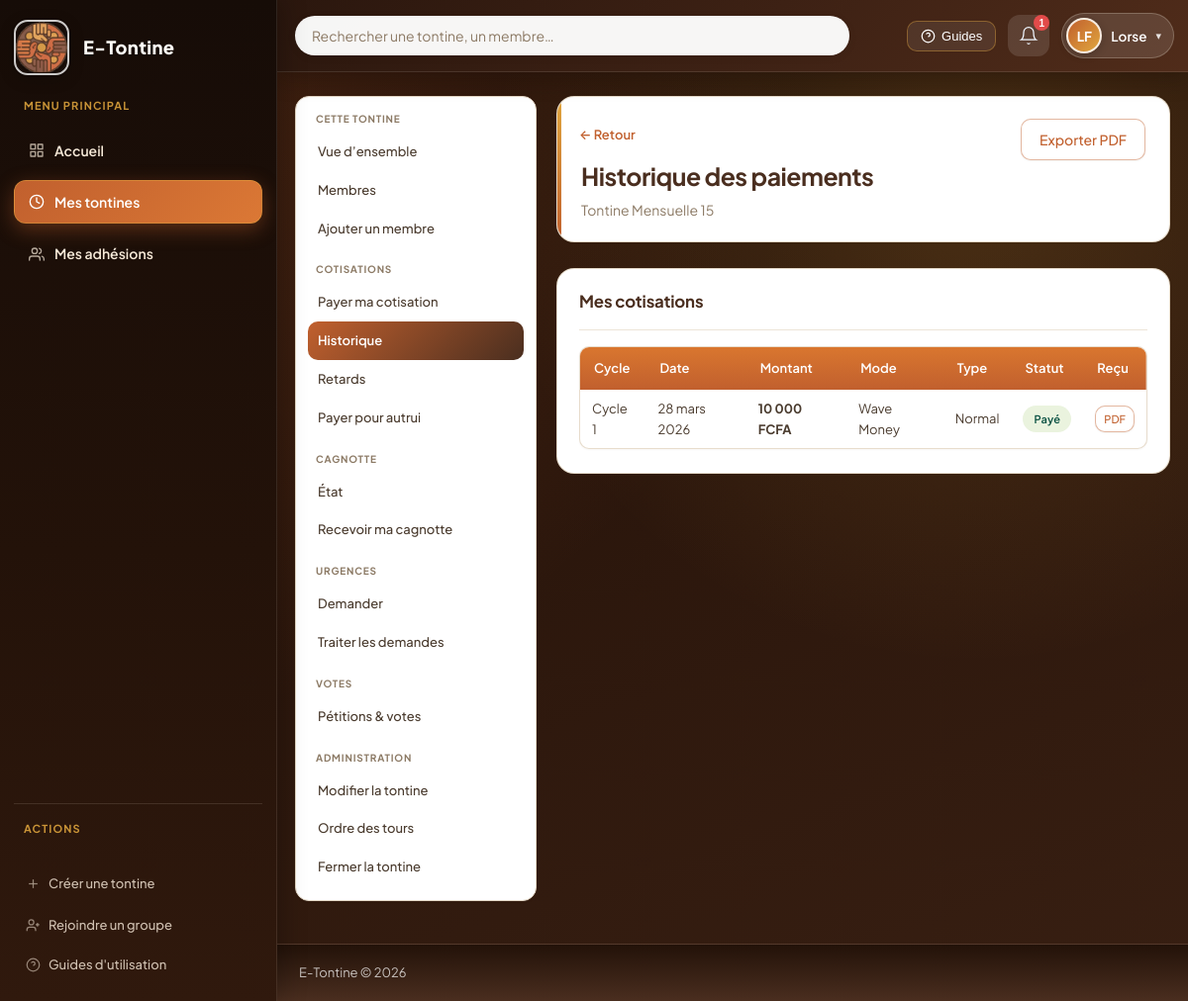
Screenshot of /pages/cotisations/historique.php?tontine=2 (signed in) with the database file from the repository.
### tables this page shows
CREATE TABLE tontines (
    id              INT UNSIGNED AUTO_INCREMENT PRIMARY KEY,
    nom             VARCHAR(150)        NOT NULL,
    description     TEXT                NULL,
    montant_cotisation DECIMAL(12,2)    NOT NULL,
    frequence       ENUM('hebdomadaire','mensuelle','trimestrielle') NOT NULL DEFAULT 'mensuelle',
    echeance_jour_semaine TINYINT UNSIGNED NULL DEFAULT NULL,
    echeance_jour_mois TINYINT UNSIGNED NULL DEFAULT NULL,
    nombre_max_membres SMALLINT UNSIGNED NOT NULL DEFAULT 10,
    statut          ENUM('active','fermee','suspendue','brouillon') NOT NULL DEFAULT 'active',
    cycles_completes_ce_tour INT UNSIGNED NOT NULL DEFAULT 0,
    numero_tour_actuel       INT UNSIGNED NOT NULL DEFAULT 1,
    tour_complet_en_attente  TINYINT(1)   NOT NULL DEFAULT 0,
    createur_id     INT UNSIGNED        NOT NULL,
    amende_par_jour DECIMAL(10,2)       DEFAULT 0,
    amende_delai_grace INT              DEFAULT 0,
    amendes_activees TINYINT            DEFAULT 0,
    date_creation   DATETIME            NOT NULL DEFAULT CURRENT_TIMESTAMP,
    date_fermeture  DATETIME            NULL,
    CONSTRAINT fk_tontine_createur FOREIGN KEY (createur_id) REFERENCES utilisateurs(id) ON DELETE RESTRICT
);

CREATE TABLE paiements (
    id              INT UNSIGNED AUTO_INCREMENT PRIMARY KEY,
    tontine_id      INT UNSIGNED        NOT NULL,
    cycle_id        INT UNSIGNED        NOT NULL,
    payeur_id       INT UNSIGNED        NOT NULL,
    beneficiaire_id INT UNSIGNED        NOT NULL,
    montant         DECIMAL(12,2)       NOT NULL,
    type_paiement   ENUM('normal','pour_autrui') NOT NULL DEFAULT 'normal',
    mode_paiement   ENUM('wave','orange_money','especes') NOT NULL DEFAULT 'wave',
    numero_telephone VARCHAR(20)        NULL,
    statut          ENUM('paye','en_attente','retard') NOT NULL DEFAULT 'paye',
    reference       VARCHAR(64)         NULL,
    note            TEXT                NULL,
    date_paiement   DATETIME            NOT NULL DEFAULT CURRENT_TIMESTAMP,
    CONSTRAINT fk_paiement_tontine FOREIGN KEY (tontine_id) REFERENCES tontines(id) ON DELETE CASCADE,
    CONSTRAINT fk_paiement_cycle FOREIGN KEY (cycle_id) REFERENCES cycles_cotisation(id) ON DELETE CASCADE,
    CONSTRAINT fk_paiement_payeur FOREIGN KEY (payeur_id) REFERENCES utilisateurs(id) ON DELETE CASCADE,
    CONSTRAINT fk_paiement_beneficiaire FOREIGN KEY (beneficiaire_id) REFERENCES utilisateurs(id) ON DELETE CASCADE
);

CREATE TABLE cycles_cotisation (
    id              INT UNSIGNED AUTO_INCREMENT PRIMARY KEY,
    tontine_id      INT UNSIGNED        NOT NULL,
    numero_cycle    SMALLINT UNSIGNED   NOT NULL,
    date_debut      DATE                NOT NULL,
    date_limite     DATE                NOT NULL,
    date_distribution DATE              NULL,
    beneficiaire_id INT UNSIGNED        NULL,
    statut          ENUM('en_cours','clos','distribue') NOT NULL DEFAULT 'en_cours',
    cagnotte_collectee DECIMAL(12,2)    NOT NULL DEFAULT 0.00,
    cagnotte_theorique DECIMAL(12,2)    NOT NULL DEFAULT 0.00,
    CONSTRAINT fk_cycle_tontine FOREIGN KEY (tontine_id) REFERENCES tontines(id) ON DELETE CASCADE,
    CONSTRAINT fk_cycle_beneficiaire FOREIGN KEY (beneficiaire_id) REFERENCES utilisateurs(id) ON DELETE SET NULL
);

### fonctions/cotisation.php (called while the page is built, shortened)
<?php
require_once __DIR__ . '/../configuration/constantes.php';
function cycleEnCours(int $tontineId): ?array {
    $bd  = connexionBD();
    $req = $bd->prepare("SELECT * FROM cycles_cotisation WHERE tontine_id = ? AND statut = 'en_cours' ORDER BY numero_cycle DESC LIMIT 1");
    $req->execute([$tontineId]);
    return $req->fetch() ?: null;
}
function historiquePaiementsMembre(int $utilisateurId, int $tontineId): array {
    $bd  = connexionBD();
    $req = $bd->prepare('SELECT p.*, cc.numero_cycle, cc.date_limite, ub.nom_complet AS nom_beneficiaire FROM paiements p JOIN cycles_cotisation cc ON cc.id = p.cycle_id JOIN utilisateurs ub ON ub.id = p.beneficiaire_id WHERE p.payeur_id = ? AND p.tontine_id = ? ORDER BY p.date_paiement DESC');
    $req->execute([$utilisateurId, $tontineId]);
    return $req->fetchAll();
}

### fonctions/tontine.php (called while the page is built, shortened)
<?php
require_once __DIR__ . '/../configuration/constantes.php';
function obtenirTontine(int $id): ?array {
    $bd  = connexionBD();
    $req = $bd->prepare('SELECT t.*, u.nom_complet AS nom_createur FROM tontines t JOIN utilisateurs u ON u.id = t.createur_id WHERE t.id = ?');
    $req->execute([$id]);
    return $req->fetch() ?: null;
}

### configuration/constantes.php (called while the page is built, shortened)
<?php
function libelleModePaiement(string $mode): string {
    return match($mode) {
        MODE_WAVE         => 'Wave Money',
        MODE_ORANGE_MONEY => 'Orange Money',
        MODE_ESPECES      => 'Espèces',
        default           => $mode,
    };
}

### pages/cotisations/historique.php (the view, shortened to what this page needs)
<?php
require_once __DIR__ . '/../../configuration/constantes.php';
require_once __DIR__ . '/../../fonctions/tontine.php';
require_once __DIR__ . '/../../fonctions/cotisation.php';
require_once __DIR__ . '/../../fonctions/paiement_pour_autrui.php';
require_once __DIR__ . '/../../fonctions/aide.php';
$tontineId     = obtenirGetInt('tontine');
$utilisateurId = idUtilisateurConnecte();
$tontine = obtenirTontine($tontineId);
$historiqueTous  = historiquePaiementsMembre($utilisateurId, $tontineId);
$paginationHist  = paginer($historiqueTous, obtenirGetInt('page', 1));
$historique      = $paginationHist['items'];
require_once __DIR__ . '/../../gabarits/entete.php';
?>
<div class="page-entete">
    <div>
        <a href="<?= APP_URL ?>/pages/tontines/voir.php?id=<?= $tontineId ?>" class="lien-retour">← Retour</a>
        <h1>Historique des paiements</h1>
        <p class="texte-secondaire"><?= htmlspecialchars($tontine['nom']) ?></p>
    </div>
    <a href="<?= APP_URL ?>/export/historique_membre.php?tontine=<?= $tontineId ?>&membre=<?= $utilisateurId ?>"
       class="btn btn-secondaire">Exporter PDF</a>
</div>
<section class="section-tableau">
    <div class="section-entete"><h2>Mes cotisations</h2></div>
    <?php if (empty($historiqueTous)): ?>
    <div class="etat-vide"><p>Aucun paiement enregistré.</p></div>
    <?php else: ?>
    <div class="table-conteneur">
        <table class="tableau-donnees">
            <thead>
                <tr>
                    <th>Cycle</th>
                    <th>Date</th>
                    <th>Montant</th>
                    <th>Mode</th>
                    <th>Type</th>
                    <th>Statut</th>
                    <th>Reçu</th>
                </tr>
            </thead>
            <tbody>
                <?php foreach ($historique as $p): ?>
                <tr>
                    <td>Cycle <?= $p['numero_cycle'] ?></td>
                    <td><?= formaterDate($p['date_paiement']) ?></td>
                    <td><strong><?= formaterMontant((float)$p['montant']) ?></strong></td>
                    <td><?= libelleModePaiement($p['mode_paiement']) ?></td>
                    <td><?= $p['type_paiement'] === TYPE_POUR_AUTRUI ? '<span class="badge badge-info">Pour autrui</span>' : 'Normal' ?></td>
                    <td><?= badgeStatut($p['statut']) ?></td>
                    <td>
                        <a href="<?= APP_URL ?>/export/recu_paiement.php?paiement=<?= $p['id'] ?>"
                           class="btn btn-secondaire btn-tres-petit">PDF</a>
                    </td>
                </tr>
                <?php endforeach; ?>
            </tbody>
        </table>
    </div>
    <?php endif; ?>
</section>
<?php require_once __DIR__ . '/../../gabarits/pied_de_page.php'; ?>

### fonctions/aide.php (shortened to what this page needs)
<?php
require_once __DIR__ . '/../configuration/constantes.php';
function formaterDate(string $dateString): string {
    $mois = ['', 'janvier', 'février', 'mars', 'avril', 'mai', 'juin',
             'juillet', 'août', 'septembre', 'octobre', 'novembre', 'décembre'];
    $ts = strtotime($dateString);
    return date('d', $ts) . ' ' . $mois[(int)date('m', $ts)] . ' ' . date('Y', $ts);
}
function obtenirGetInt(string $cle, int $defaut = 0): int {
    return isset($_GET[$cle]) ? (int)$_GET[$cle] : $defaut;
}
function badgeStatut(string $statut): string {
    return match($statut) {
        STATUT_ACTIF   => '<span class="badge badge-succes">Actif</span>',
        STATUT_RETARD  => '<span class="badge badge-alerte">En retard</span>',
        STATUT_EXCLU   => '<span class="badge badge-danger">Exclu</span>',
        PAIEMENT_PAYE  => '<span class="badge badge-succes">Payé</span>',
        'en_attente'   => '<span class="badge badge-info">En attente</span>',
        'validee'      => '<span class="badge badge-succes">Validée</span>',
        'refusee'      => '<span class="badge badge-danger">Refusée</span>',
        default        => '<span class="badge">' . nettoyer($statut) . '</span>',
    };
}
function formaterMontant(float $montant): string {
    return number_format($montant, 0, ',', ' ') . ' ' . DEVISE;
}
function paginer(array $items, int $page = 1, int $parPage = ELEMENTS_PAR_PAGE): array {
    $total = count($items);
    $totalPages = max(1, (int)ceil($total / max(1, $parPage)));
    $page = max(1, min($page, $totalPages));
    $offset = ($page - 1) * $parPage;
    return [
        'items'       => array_slice($items, $offset, $parPage),
        'page'        => $page,
        'total_pages' => $totalPages,
        'total'       => $total,
    ];
}

### ressources/styles/principal.css (style rules this page uses)
:root { --bleu-fonce: #4a2e1f; --bleu-moy: #c1602e; --bleu-clair: #e0a63e; --bleu-pale: #f7ead9; --bleu-fond: #fbf4ea; --blanc: #ffffff; --gris-fond: #f6f1e9; --gris-bordure: #e3d6c4; --gris-texte: #4a3b2e; --gris-sec: #8c7a65; --vert: #1d9e75; --vert-pale: #eaf3de; --rouge: #e24b4a; --rouge-pale: #fcebeb; --orange: #ba7517; --orange-pale: #faeeda; --rayon-sm: 6px; --rayon-md: 10px; --rayon-lg: 14px; --rayon-xl: 18px; --ombre: 0 1px 3px rgba(74, 46, 31, 0.06); --ombre-md: 0 8px 24px rgba(74, 46, 31, 0.1); --ombre-nav: 0 4px 20px rgba(74, 46, 31, 0.18); --transition: 0.2s ease; --nav-hauteur: 72px; --font-sans: "Plus Jakarta Sans", -apple-system, BlinkMacSystemFont, "Segoe UI", sans-serif; }
*, *::before, *::after { box-sizing: border-box; margin: 0; padding: 0; }
html { scroll-behavior: smooth; }
body { font-family: var(--font-sans); font-size: 15px; line-height: 1.6; color: var(--gris-texte); background: linear-gradient( 180deg, #f7ecdd 0%, var(--gris-fond) 32%, var(--gris-fond) 100% ); background-attachment: fixed; min-height: 100vh; display: flex; flex-direction: column; -webkit-font-smoothing: antialiased; }
a { color: var(--bleu-moy); text-decoration: none; }
.page-entete { display: flex; align-items: flex-start; justify-content: space-between; gap: 18px; margin-bottom: 26px; flex-wrap: wrap; padding: 22px 24px; background: var(--blanc); border-radius: var(--rayon-xl); border: 1px solid rgba(227, 214, 196, 0.9); box-shadow: var(--ombre); position: relative; overflow: hidden; }
.page-entete::before { content: ""; position: absolute; left: 0; top: 0; bottom: 0; width: 4px; background: linear-gradient( 180deg, var(--bleu-clair) 0%, var(--bleu-moy) 100% ); border-radius: 4px 0 0 4px; }
.page-entete h1 { font-size: clamp(1.25rem, 2.5vw, 1.55rem); font-weight: 700; color: var(--bleu-fonce); margin: 0; letter-spacing: -0.02em; line-height: 1.25; }
.page-entete .texte-secondaire { color: var(--gris-sec); font-size: 14px; margin-top: 8px; line-height: 1.45; }
.lien-retour { font-size: 13px; font-weight: 600; color: var(--bleu-moy); display: inline-flex; align-items: center; gap: 6px; margin-bottom: 10px; padding: 6px 12px 6px 0; margin-left: -2px; border-radius: var(--rayon-md); text-decoration: none; transition: color var(--transition), background var(--transition); }
.section-tableau { background: var(--blanc); border: 1px solid rgba(227, 214, 196, 0.9); border-radius: var(--rayon-xl); padding: 20px 22px; margin-bottom: 22px; box-shadow: var(--ombre); }
.section-entete { display: flex; align-items: center; justify-content: space-between; margin-bottom: 16px; padding-bottom: 14px; flex-wrap: wrap; gap: 10px; border-bottom: 1px solid rgba(227, 214, 196, 0.65); }
.section-entete h2 { font-size: 1.05rem; font-weight: 700; color: var(--bleu-fonce); letter-spacing: -0.01em; display: flex; align-items: center; gap: 8px; flex-wrap: wrap; }
.btn { display: inline-flex; align-items: center; justify-content: center; gap: 6px; padding: 9px 18px; border-radius: var(--rayon-md); font-size: 14px; font-weight: 500; border: 1px solid transparent; cursor: pointer; transition: all var(--transition); text-decoration: none; white-space: nowrap; }
.btn-secondaire { background: var(--blanc); color: var(--bleu-moy); border-color: rgba(193, 96, 46, 0.45); box-shadow: 0 1px 2px rgba(74, 46, 31, 0.06); }
.btn-tres-petit { padding: 4px 8px; font-size: 11px; }
.badge { display: inline-block; padding: 4px 10px; border-radius: 999px; font-size: 11px; font-weight: 600; letter-spacing: 0.02em; border: 1px solid transparent; }
.badge-succes { background: var(--vert-pale); color: #085041; }
.table-conteneur { overflow-x: auto; border-radius: var(--rayon-md); border: 1px solid rgba(227, 214, 196, 0.85); background: var(--blanc); box-shadow: 0 1px 2px rgba(74, 46, 31, 0.04); margin: 6px 0 4px; }
.tableau-donnees { width: 100%; border-collapse: collapse; font-size: 13px; }
.tableau-donnees tbody tr:last-child td { border-bottom: none; }
.tableau-donnees thead tr { background: linear-gradient(180deg, #d9762f 0%, var(--bleu-moy) 100%); color: #fff; }
.tableau-donnees th { padding: 11px 14px; text-align: left; font-weight: 600; font-size: 13px; }
.tableau-donnees td { padding: 9px 12px; border-bottom: 1px solid var(--gris-fond); }
.texte-secondaire { color: var(--gris-sec); font-size: 13px; }
.app-main-shell .section-tableau, .app-main-shell .page-entete, .app-main-shell .carte-tontine, .app-main-shell .carte-membre { background: #fff; }

### rows the page displays
tontines: nom "Tontine Mensuelle 15"
paiements: cycle.numero_cycle "1", date_paiement "28 mars 2026", montant "10 000 FCFA", mode_paiement "Wave Money", type_paiement "Normal", statut "Payé"

### other values shown
APP_NOM "E-Tontine"
$nbNotifs "1"
$initialesUtilisateur !== '' ? $initialesUtilisateur : 'U' "LF"
$prenomNav "Lorse"
